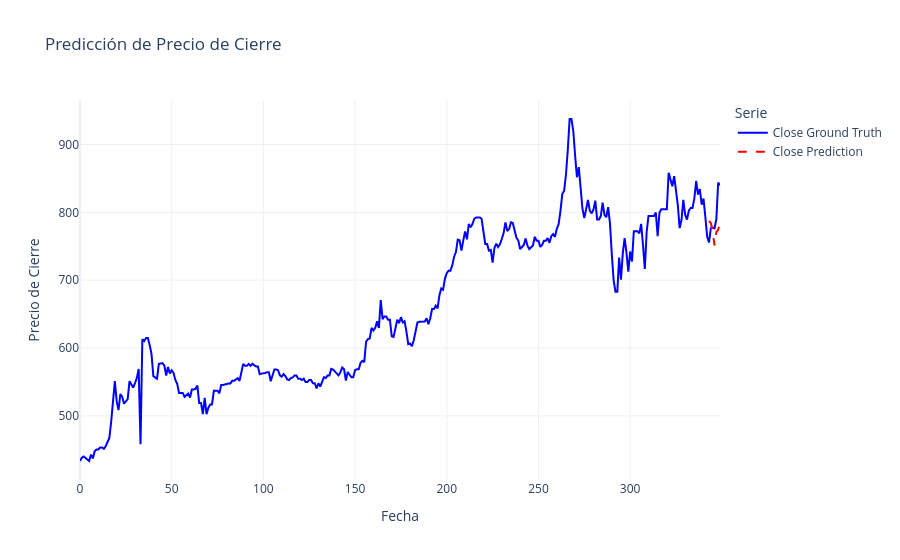
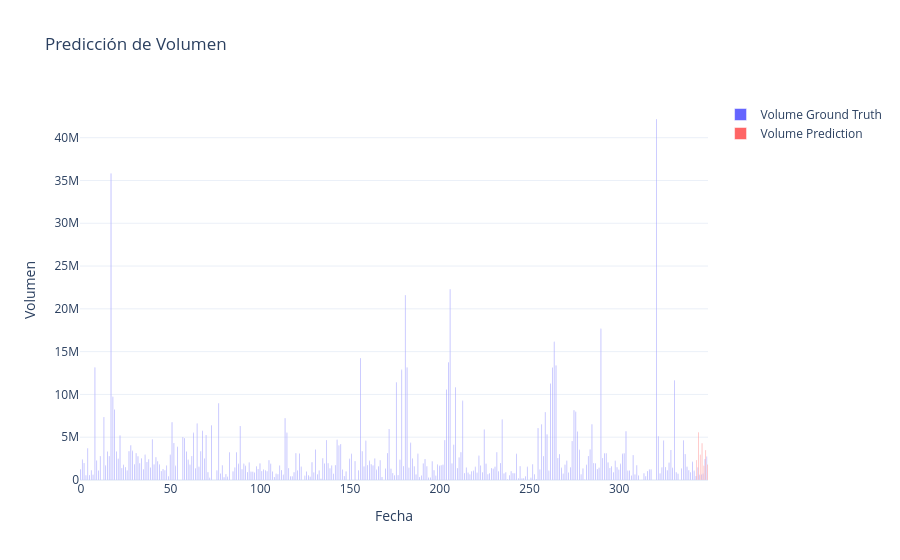

The notebook cell saved with these charts, in order:
### Code cell
# 5. Visualize Results
print("Forecasted Data Head:")
print(pred_df.head())

# Combine historical and forecasted data for plotting
df = df.loc[:lookback+pred_len-1]

# visualize
plot_prediction(df, pred_df)

### Figure 1 — Plotly figure (JSON) as saved in the notebook; plotly's stock layout.template omitted (floating-point values rounded to 4 significant figures; data arrays with more than 128 entries replaced by an {"elided": "..."} marker saying what was removed)
{"data": [{"line": {"color": "blue", "width": 2}, "mode": "lines", "name": "Close Ground Truth", "type": "scatter", "x": {"elided": "350 int values"}, "y": {"elided": "350 float values"}}, {"line": {"color": "red", "dash": "dash", "width": 2}, "mode": "lines", "name": "Close Prediction", "type": "scatter", "x": {"elided": "350 int values"}, "y": {"elided": "350 float values"}}], "layout": {"legend": {"title": {"text": "Serie"}}, "title": {"text": "Predicción de Precio de Cierre"}, "xaxis": {"title": {"text": "Fecha"}}, "yaxis": {"title": {"text": "Precio de Cierre"}}}}

### Figure 2 — Plotly figure (JSON) as saved in the notebook; plotly's stock layout.template omitted (floating-point values rounded to 4 significant figures; data arrays with more than 128 entries replaced by an {"elided": "..."} marker saying what was removed)
{"data": [{"marker": {"color": "blue"}, "name": "Volume Ground Truth", "opacity": 0.6, "type": "bar", "x": {"elided": "350 int values"}, "y": {"elided": "350 int values"}}, {"marker": {"color": "red"}, "name": "Volume Prediction", "opacity": 0.6, "type": "bar", "x": {"elided": "350 int values"}, "y": {"elided": "350 float values"}}], "layout": {"barmode": "group", "title": {"text": "Predicción de Volumen"}, "xaxis": {"title": {"text": "Fecha"}}, "yaxis": {"title": {"text": "Volumen"}}}}
